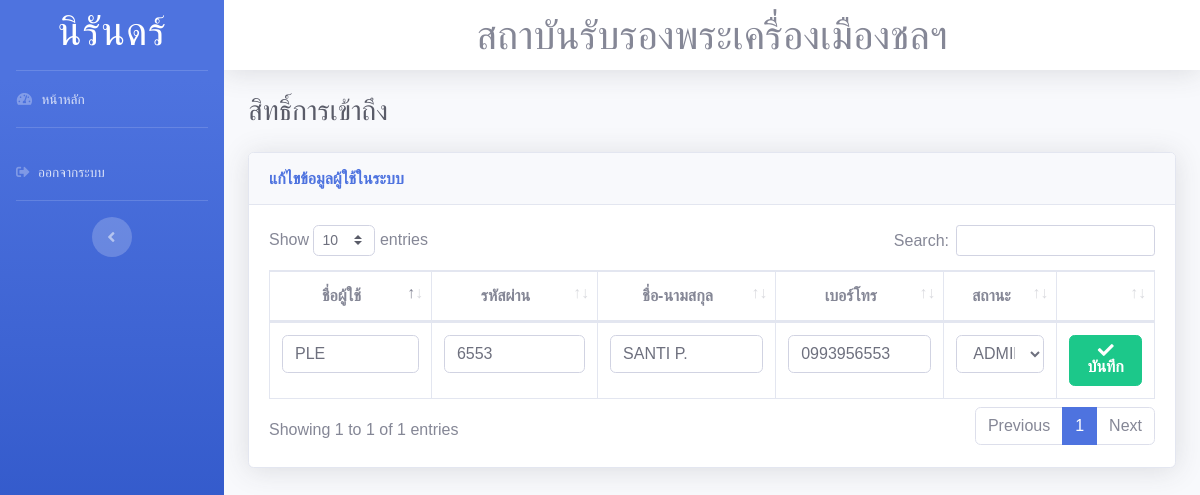
The page /a/page/admin/edit.php?member_id=1 (signed in) on the database its author committed.
### tables this page shows
CREATE TABLE `tb_member` (
  `member_id` int(11) NOT NULL,
  `member_user` varchar(255) DEFAULT NULL,
  `member_pass` varchar(255) DEFAULT NULL,
  `member_name` varchar(255) DEFAULT NULL,
  `member_tel` varchar(255) DEFAULT NULL,
  `status` int(11) DEFAULT NULL
);

### a/page/admin/edit.php (the view, shortened to what this page needs)
<?php include("../../../config/dbConnection.php") ?>
<!DOCTYPE html>
<html lang="en">
<head>
  <link href="../../vendor/fontawesome-free/css/all.min.css" rel="stylesheet" type="text/css">
  <link href="../../css/sb-admin-2.min.css" rel="stylesheet">
  <link href="../../vendor/datatables/dataTables.bootstrap4.min.css" rel="stylesheet">
</head>
<body id="page-top">
  <div id="wrapper">
  <?php include("../../include/menu.php")?>
    <div id="content-wrapper" class="d-flex flex-column">
      <div id="content">
      <?php include("../../include/nav.php")?>
        <div class="container-fluid">
          <div class="d-sm-flex align-items-center justify-content-between mb-4">
            <h1 class="h3 mb-0 text-gray-800">สิทธิ์การเข้าถึง</h1>
          </div>
          <div class="content">
            <div class="card shadow mb-4">
              <div class="card-header py-3">
                <h6 class="m-0 font-weight-bold text-primary">แก้ไขข้อมูลผู้ใช้ในระบบ</h6>
              </div>
              <div class="card-body">
                <div class="table-responsive">
                  <?php
                     $strmember_id = null;
                     if (isset($_GET["member_id"])) {
                         $strmember_id = $_GET["member_id"];
                     }
                     $sql = $conn->prepare("SELECT * FROM tb_member WHERE member_id = ?");
                     $sql->execute([$strmember_id]);
                     $result = $sql->fetch(PDO::FETCH_ASSOC);
                  ?>
                  <form action="editsave.php" name="frmAdd" method="post">
                <table class="table table-bordered" id="dataTable" width="100%" cellspacing="0">
                  <thead>
                    <tr>
                      <th><center>ชื่อผู้ใช้</center></th>
                      <th><center>รหัสผ่าน</center></th>
                      <th><center>ชื่อ-นามสกุล</center></th>
                      <th><center>เบอร์โทร</center></th>
                      <th><center>สถานะ</center></th>
                      <th></th>
                    </tr>
                  </thead>
              <tr>
                <td><input type="text" class="form-control" name="member_user" value="<?php echo $result["member_user"];?>"></td>
                <td><input type="text" class="form-control" name="member_pass" value="<?php echo $result["member_pass"];?>"></td>
                <td><input type="text" class="form-control" name="member_name" value="<?php echo $result["member_name"];?>"></td>
                <td><input type="text" class="form-control" name="member_tel" value="<?php echo $result["member_tel"];?>"></td>
                <td>
                  <select name="status" id="status" class="form-control">
                    <option value="1" <?php if($result["status"]=='1'){echo "selected";};?>>ADMIN</option>
                  </select>
                </td>
                <td><center>
                  <button type="submit" class="btn btn-success" name="button"><i class="fa fa-check"> บันทึก</i></button>
                  </center>
                </td>
              </tr>
            </table>
          </form>
          </div>
        </div>
      </div>
          </div>
        </div>
      </div>
    </div>
  </div>
</body>
</html>

### a/page/admin/edit.php (style rules this page uses)
body { margin: 0; font-family: Arial, Helvetica, sans-serif; }

### rows shown on the page
tb_member: member_user "PLE", member_pass "6553", member_name "SANTI P.", member_tel "0993956553", status "ADMIN"

### other values the page prints
$rsname0 "นิรันดร์"
